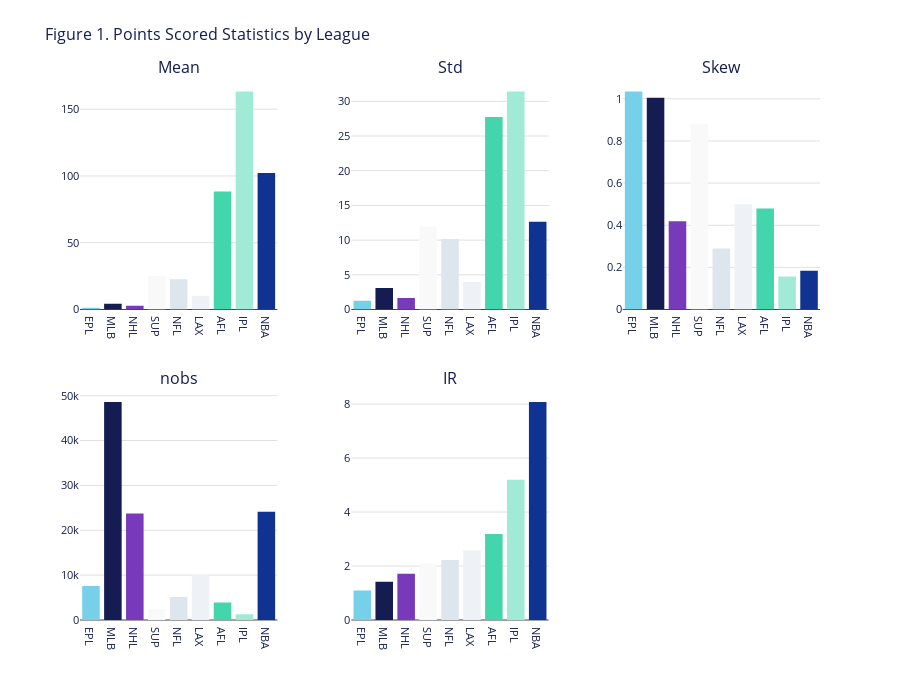

The cell this chart's notebook holds for it:
### Code cell
# Create static seaborn catplot
grid = sns.catplot(point_stats.reset_index().melt(['LEAGUE']),
                   kind="bar",
                   x="LEAGUE",
                   y="value",
                   hue="LEAGUE",
                   col="variable",
                   col_wrap=3,
                   sharey=False)
grid.set_axis_labels("", "")
grid.set_titles("{col_name} (Points Scored)")

# Apply custom styling
style_catplot(grid, chart_colors)
plt.show()

# Create and display interactive Plotly version with same layout
fig = create_plotly_catplot(
    data=point_stats.reset_index().melt(['LEAGUE']),
    x_col="LEAGUE",
    y_col="value",
    hue_col="LEAGUE",
    col_col="variable",
    col_wrap=3,  # Same as seaborn version
    title="Figure 1. Points Scored Statistics by League",
    sharey=False
)

# Display interactive plot in notebook
fig.show()

# Export the interactive version to HTML
export_plot_html(fig, "point_stats_catplot.html", "Points Scored Statistics")

### Figure 1 — Plotly figure (JSON) as saved in the notebook; plotly's stock layout.template omitted (floating-point values rounded to 4 significant figures)
{"data": [{"hovertemplate": "LEAGUE: EPL<br>LEAGUE: %{x}<br>value: %{y}<extra></extra>", "marker": {"color": "#75D0E8"}, "name": "EPL", "showlegend": true, "type": "bar", "x": ["EPL"], "xaxis": "x", "y": [1.375], "yaxis": "y"}, {"hovertemplate": "LEAGUE: MLB<br>LEAGUE: %{x}<br>value: %{y}<extra></extra>", "marker": {"color": "#141C52"}, "name": "MLB", "showlegend": true, "type": "bar", "x": ["MLB"], "xaxis": "x", "y": [4.388], "yaxis": "y"}, {"hovertemplate": "LEAGUE: NHL<br>LEAGUE: %{x}<br>value: %{y}<extra></extra>", "marker": {"color": "#783ABB"}, "name": "NHL", "showlegend": true, "type": "bar", "x": ["NHL"], "xaxis": "x", "y": [2.808], "yaxis": "y"}, {"hovertemplate": "LEAGUE: SUP<br>LEAGUE: %{x}<br>value: %{y}<extra></extra>", "marker": {"color": "#F9F9F9"}, "name": "SUP", "showlegend": true, "type": "bar", "x": ["SUP"], "xaxis": "x", "y": [25.1], "yaxis": "y"}, {"hovertemplate": "LEAGUE: NFL<br>LEAGUE: %{x}<br>value: %{y}<extra></extra>", "marker": {"color": "#DDE5ED"}, "name": "NFL", "showlegend": true, "type": "bar", "x": ["NFL"], "xaxis": "x", "y": [22.64], "yaxis": "y"}, {"hovertemplate": "LEAGUE: LAX<br>LEAGUE: %{x}<br>value: %{y}<extra></extra>", "marker": {"color": "#EEF2F6"}, "name": "LAX", "showlegend": true, "type": "bar", "x": ["LAX"], "xaxis": "x", "y": [10.26], "yaxis": "y"}, {"hovertemplate": "LEAGUE: AFL<br>LEAGUE: %{x}<br>value: %{y}<extra></extra>", "marker": {"color": "#43D6AC"}, "name": "AFL", "showlegend": true, "type": "bar", "x": ["AFL"], "xaxis": "x", "y": [88.3], "yaxis": "y"}, {"hovertemplate": "LEAGUE: IPL<br>LEAGUE: %{x}<br>value: %{y}<extra></extra>", "marker": {"color": "#A1EBD6"}, "name": "IPL", "showlegend": true, "type": "bar", "x": ["IPL"], "xaxis": "x", "y": [163.3], "yaxis": "y"}, {"hovertemplate": "LEAGUE: NBA<br>LEAGUE: %{x}<br>value: %{y}<extra></extra>", "marker": {"color": "#103392"}, "name": "NBA", "showlegend": true, "type": "bar", "x": ["NBA"], "xaxis": "x", "y": [102.2], "yaxis": "y"}, {"hovertemplate": "LEAGUE: EPL<br>LEAGUE: %{x}<br>value: %{y}<extra></extra>", "marker": {"color": "#75D0E8"}, "name": "EPL", "showlegend": false, "type": "bar", "x": ["EPL"], "xaxis": "x2", "y": [1.259], "yaxis": "y2"}, {"hovertemplate": "LEAGUE: MLB<br>LEAGUE: %{x}<br>value: %{y}<extra></extra>", "marker": {"color": "#141C52"}, "name": "MLB", "showlegend": false, "type": "bar", "x": ["MLB"], "xaxis": "x2", "y": [3.097], "yaxis": "y2"}, {"hovertemplate": "LEAGUE: NHL<br>LEAGUE: %{x}<br>value: %{y}<extra></extra>", "marker": {"color": "#783ABB"}, "name": "NHL", "showlegend": false, "type": "bar", "x": ["NHL"], "xaxis": "x2", "y": [1.64], "yaxis": "y2"}, {"hovertemplate": "LEAGUE: SUP<br>LEAGUE: %{x}<br>value: %{y}<extra></extra>", "marker": {"color": "#F9F9F9"}, "name": "SUP", "showlegend": false, "type": "bar", "x": ["SUP"], "xaxis": "x2", "y": [11.97], "yaxis": "y2"}, {"hovertemplate": "LEAGUE: NFL<br>LEAGUE: %{x}<br>value: %{y}<extra></extra>", "marker": {"color": "#DDE5ED"}, "name": "NFL", "showlegend": false, "type": "bar", "x": ["NFL"], "xaxis": "x2", "y": [10.18], "yaxis": "y2"}, {"hovertemplate": "LEAGUE: LAX<br>LEAGUE: %{x}<br>value: %{y}<extra></extra>", "marker": {"color": "#EEF2F6"}, "name": "LAX", "showlegend": false, "type": "bar", "x": ["LAX"], "xaxis": "x2", "y": [3.978], "yaxis": "y2"}, {"hovertemplate": "LEAGUE: AFL<br>LEAGUE: %{x}<br>value: %{y}<extra></extra>", "marker": {"color": "#43D6AC"}, "name": "AFL", "showlegend": false, "type": "bar", "x": ["AFL"], "xaxis": "x2", "y": [27.75], "yaxis": "y2"}, {"hovertemplate": "LEAGUE: IPL<br>LEAGUE: %{x}<br>value: %{y}<extra></extra>", "marker": {"color": "#A1EBD6"}, "name": "IPL", "showlegend": false, "type": "bar", "x": ["IPL"], "xaxis": "x2", "y": [31.42], "yaxis": "y2"}, {"hovertemplate": "LEAGUE: NBA<br>LEAGUE: %{x}<br>value: %{y}<extra></extra>", "marker": {"color": "#103392"}, "name": "NBA", "showlegend": false, "type": "bar", "x": ["NBA"], "xaxis": "x2", "y": [12.66], "yaxis": "y2"}, {"hovertemplate": "LEAGUE: EPL<br>LEAGUE: %{x}<br>value: %{y}<extra></extra>", "marker": {"color": "#75D0E8"}, "name": "EPL", "showlegend": false, "type": "bar", "x": ["EPL"], "xaxis": "x3", "y": [1.035], "yaxis": "y3"}, {"hovertemplate": "LEAGUE: MLB<br>LEAGUE: %{x}<br>value: %{y}<extra></extra>", "marker": {"color": "#141C52"}, "name": "MLB", "showlegend": false, "type": "bar", "x": ["MLB"], "xaxis": "x3", "y": [1.005], "yaxis": "y3"}, {"hovertemplate": "LEAGUE: NHL<br>LEAGUE: %{x}<br>value: %{y}<extra></extra>", "marker": {"color": "#783ABB"}, "name": "NHL", "showlegend": false, "type": "bar", "x": ["NHL"], "xaxis": "x3", "y": [0.419], "yaxis": "y3"}, {"hovertemplate": "LEAGUE: SUP<br>LEAGUE: %{x}<br>value: %{y}<extra></extra>", "marker": {"color": "#F9F9F9"}, "name": "SUP", "showlegend": false, "type": "bar", "x": ["SUP"], "xaxis": "x3", "y": [0.8817], "yaxis": "y3"}, {"hovertemplate": "LEAGUE: NFL<br>LEAGUE: %{x}<br>value: %{y}<extra></extra>", "marker": {"color": "#DDE5ED"}, "name": "NFL", "showlegend": false, "type": "bar", "x": ["NFL"], "xaxis": "x3", "y": [0.2894], "yaxis": "y3"}, {"hovertemplate": "LEAGUE: LAX<br>LEAGUE: %{x}<br>value: %{y}<extra></extra>", "marker": {"color": "#EEF2F6"}, "name": "LAX", "showlegend": false, "type": "bar", "x": ["LAX"], "xaxis": "x3", "y": [0.4992], "yaxis": "y3"}, {"hovertemplate": "LEAGUE: AFL<br>LEAGUE: %{x}<br>value: %{y}<extra></extra>", "marker": {"color": "#43D6AC"}, "name": "AFL", "showlegend": false, "type": "bar", "x": ["AFL"], "xaxis": "x3", "y": [0.4799], "yaxis": "y3"}, {"hovertemplate": "LEAGUE: IPL<br>LEAGUE: %{x}<br>value: %{y}<extra></extra>", "marker": {"color": "#A1EBD6"}, "name": "IPL", "showlegend": false, "type": "bar", "x": ["IPL"], "xaxis": "x3", "y": [0.1566], "yaxis": "y3"}, {"hovertemplate": "LEAGUE: NBA<br>LEAGUE: %{x}<br>value: %{y}<extra></extra>", "marker": {"color": "#103392"}, "name": "NBA", "showlegend": false, "type": "bar", "x": ["NBA"], "xaxis": "x3", "y": [0.1835], "yaxis": "y3"}, {"hovertemplate": "LEAGUE: EPL<br>LEAGUE: %{x}<br>value: %{y}<extra></extra>", "marker": {"color": "#75D0E8"}, "name": "EPL", "showlegend": false, "type": "bar", "x": ["EPL"], "xaxis": "x4", "y": [7600.0], "yaxis": "y4"}, {"hovertemplate": "LEAGUE: MLB<br>LEAGUE: %{x}<br>value: %{y}<extra></extra>", "marker": {"color": "#141C52"}, "name": "MLB", "showlegend": false, "type": "bar", "x": ["MLB"], "xaxis": "x4", "y": [48590.0], "yaxis": "y4"}, {"hovertemplate": "LEAGUE: NHL<br>LEAGUE: %{x}<br>value: %{y}<extra></extra>", "marker": {"color": "#783ABB"}, "name": "NHL", "showlegend": false, "type": "bar", "x": ["NHL"], "xaxis": "x4", "y": [23740.0], "yaxis": "y4"}, {"hovertemplate": "LEAGUE: SUP<br>LEAGUE: %{x}<br>value: %{y}<extra></extra>", "marker": {"color": "#F9F9F9"}, "name": "SUP", "showlegend": false, "type": "bar", "x": ["SUP"], "xaxis": "x4", "y": [2402.0], "yaxis": "y4"}, {"hovertemplate": "LEAGUE: NFL<br>LEAGUE: %{x}<br>value: %{y}<extra></extra>", "marker": {"color": "#DDE5ED"}, "name": "NFL", "showlegend": false, "type": "bar", "x": ["NFL"], "xaxis": "x4", "y": [5120.0], "yaxis": "y4"}, {"hovertemplate": "LEAGUE: LAX<br>LEAGUE: %{x}<br>value: %{y}<extra></extra>", "marker": {"color": "#EEF2F6"}, "name": "LAX", "showlegend": false, "type": "bar", "x": ["LAX"], "xaxis": "x4", "y": [10010.0], "yaxis": "y4"}, {"hovertemplate": "LEAGUE: AFL<br>LEAGUE: %{x}<br>value: %{y}<extra></extra>", "marker": {"color": "#43D6AC"}, "name": "AFL", "showlegend": false, "type": "bar", "x": ["AFL"], "xaxis": "x4", "y": [3892.0], "yaxis": "y4"}, {"hovertemplate": "LEAGUE: IPL<br>LEAGUE: %{x}<br>value: %{y}<extra></extra>", "marker": {"color": "#A1EBD6"}, "name": "IPL", "showlegend": false, "type": "bar", "x": ["IPL"], "xaxis": "x4", "y": [1274.0], "yaxis": "y4"}, {"hovertemplate": "LEAGUE: NBA<br>LEAGUE: %{x}<br>value: %{y}<extra></extra>", "marker": {"color": "#103392"}, "name": "NBA", "showlegend": false, "type": "bar", "x": ["NBA"], "xaxis": "x4", "y": [24120.0], "yaxis": "y4"}, {"hovertemplate": "LEAGUE: EPL<br>LEAGUE: %{x}<br>value: %{y}<extra></extra>", "marker": {"color": "#75D0E8"}, "name": "EPL", "showlegend": false, "type": "bar", "x": ["EPL"], "xaxis": "x5", "y": [1.092], "yaxis": "y5"}, {"hovertemplate": "LEAGUE: MLB<br>LEAGUE: %{x}<br>value: %{y}<extra></extra>", "marker": {"color": "#141C52"}, "name": "MLB", "showlegend": false, "type": "bar", "x": ["MLB"], "xaxis": "x5", "y": [1.417], "yaxis": "y5"}, {"hovertemplate": "LEAGUE: NHL<br>LEAGUE: %{x}<br>value: %{y}<extra></extra>", "marker": {"color": "#783ABB"}, "name": "NHL", "showlegend": false, "type": "bar", "x": ["NHL"], "xaxis": "x5", "y": [1.712], "yaxis": "y5"}, {"hovertemplate": "LEAGUE: SUP<br>LEAGUE: %{x}<br>value: %{y}<extra></extra>", "marker": {"color": "#F9F9F9"}, "name": "SUP", "showlegend": false, "type": "bar", "x": ["SUP"], "xaxis": "x5", "y": [2.096], "yaxis": "y5"}, {"hovertemplate": "LEAGUE: NFL<br>LEAGUE: %{x}<br>value: %{y}<extra></extra>", "marker": {"color": "#DDE5ED"}, "name": "NFL", "showlegend": false, "type": "bar", "x": ["NFL"], "xaxis": "x5", "y": [2.225], "yaxis": "y5"}, {"hovertemplate": "LEAGUE: LAX<br>LEAGUE: %{x}<br>value: %{y}<extra></extra>", "marker": {"color": "#EEF2F6"}, "name": "LAX", "showlegend": false, "type": "bar", "x": ["LAX"], "xaxis": "x5", "y": [2.58], "yaxis": "y5"}, {"hovertemplate": "LEAGUE: AFL<br>LEAGUE: %{x}<br>value: %{y}<extra></extra>", "marker": {"color": "#43D6AC"}, "name": "AFL", "showlegend": false, "type": "bar", "x": ["AFL"], "xaxis": "x5", "y": [3.182], "yaxis": "y5"}, {"hovertemplate": "LEAGUE: IPL<br>LEAGUE: %{x}<br>value: %{y}<extra></extra>", "marker": {"color": "#A1EBD6"}, "name": "IPL", "showlegend": false, "type": "bar", "x": ["IPL"], "xaxis": "x5", "y": [5.197], "yaxis": "y5"}, {"hovertemplate": "LEAGUE: NBA<br>LEAGUE: %{x}<br>value: %{y}<extra></extra>", "marker": {"color": "#103392"}, "name": "NBA", "showlegend": false, "type": "bar", "x": ["NBA"], "xaxis": "x5", "y": [8.078], "yaxis": "y5"}], "layout": {"annotations": [{"font": {"size": 16}, "showarrow": false, "text": "Mean", "x": 0.1333, "xanchor": "center", "xref": "paper", "y": 1, "yanchor": "bottom", "yref": "paper"}, {"font": {"size": 16}, "showarrow": false, "text": "Std", "x": 0.5, "xanchor": "center", "xref": "paper", "y": 1, "yanchor": "bottom", "yref": "paper"}, {"font": {"size": 16}, "showarrow": false, "text": "Skew", "x": 0.8667, "xanchor": "center", "xref": "paper", "y": 1, "yanchor": "bottom", "yref": "paper"}, {"font": {"size": 16}, "showarrow": false, "text": "nobs", "x": 0.1333, "xanchor": "center", "xref": "paper", "y": 0.425, "yanchor": "bottom", "yref": "paper"}, {"font": {"size": 16}, "showarrow": false, "text": "IR", "x": 0.5, "xanchor": "center", "xref": "paper", "y": 0.425, "yanchor": "bottom", "yref": "paper"}], "height": 700, "margin": {"b": 80, "l": 80, "r": 80, "t": 80}, "showlegend": false, "title": {"text": "Figure 1. Points Scored Statistics by League"}, "xaxis": {"anchor": "y", "domain": [0, 0.2667], "title": {"text": ""}}, "xaxis2": {"anchor": "y2", "domain": [0.3667, 0.6333], "title": {"text": ""}}, "xaxis3": {"anchor": "y3", "domain": [0.7333, 1], "title": {"text": ""}}, "xaxis4": {"anchor": "y4", "domain": [0, 0.2667], "title": {"text": ""}}, "xaxis5": {"anchor": "y5", "domain": [0.3667, 0.6333], "title": {"text": ""}}, "xaxis6": {"anchor": "y6", "domain": [0.7333, 1], "title": {"text": ""}}, "yaxis": {"anchor": "x", "domain": [0.575, 1], "title": {"text": ""}}, "yaxis2": {"anchor": "x2", "domain": [0.575, 1], "title": {"text": ""}}, "yaxis3": {"anchor": "x3", "domain": [0.575, 1], "title": {"text": ""}}, "yaxis4": {"anchor": "x4", "domain": [0, 0.425], "title": {"text": ""}}, "yaxis5": {"anchor": "x5", "domain": [0, 0.425], "title": {"text": ""}}, "yaxis6": {"anchor": "x6", "domain": [0, 0.425], "title": {"text": ""}}}}
